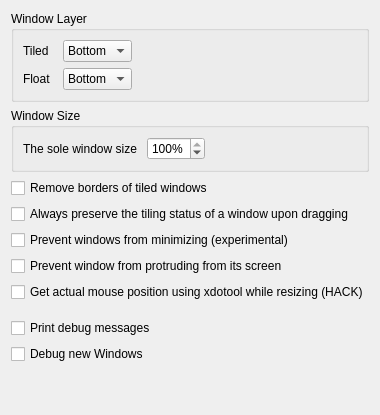
     <widget class="QWidget" name="optionsTab">
      <attribute name="title">
       <string>Options</string>
      </attribute>
      <layout class="QVBoxLayout" name="verticalLayout">
       <item>
        <widget class="QGroupBox" name="GB_windowLayer">
         <property name="title">
          <string>Window Layer</string>
         </property>
         <layout class="QGridLayout" name="gridLayout_9">
          <item row="0" column="0" alignment="Qt::AlignmentFlag::AlignLeft">
           <widget class="QLabel" name="label_13">
            <property name="text">
             <string>Tiled</string>
            </property>
           </widget>
          </item>
          <item row="0" column="1">
           <widget class="QComboBox" name="kcfg_tiledWindowsLayer">
            <item>
             <property name="text">
              <string>Bottom</string>
             </property>
            </item>
            <item>
             <property name="text">
              <string>Normal</string>
             </property>
            </item>
            <item>
             <property name="text">
              <string>Above</string>
             </property>
            </item>
           </widget>
          </item>
          <item row="0" column="2">
           <spacer name="horizontalSpacer_2">
            <property name="orientation">
             <enum>Qt::Orientation::Horizontal</enum>
            </property>
            <property name="sizeHint" stdset="0">
             <size>
              <width>40</width>
              <height>20</height>
             </size>
            </property>
           </spacer>
          </item>
          <item row="1" column="0">
           <widget class="QLabel" name="label_14">
            <property name="text">
             <string>Float  </string>
            </property>
           </widget>
          </item>
          <item row="1" column="1">
           <widget class="QComboBox" name="kcfg_floatedWindowsLayer">
            <item>
             <property name="text">
              <string>Bottom</string>
             </property>
            </item>
            <item>
             <property name="text">
              <string>Normal</string>
             </property>
            </item>
            <item>
             <property name="text">
              <string>Above</string>
             </property>
            </item>
           </widget>
          </item>
         </layout>
        </widget>
       </item>
       <item>
        <widget class="QGroupBox" name="groupBox_12">
         <property name="title">
          <string>Window Size</string>
         </property>
         <layout class="QGridLayout" name="gridLayout_10">
          <item row="0" column="0">
           <widget class="QLabel" name="label_15">
            <property name="text">
             <string>The sole window size </string>
            </property>
           </widget>
          </item>
          <item row="0" column="1" alignment="Qt::AlignmentFlag::AlignHCenter|Qt::AlignmentFlag::AlignVCenter">
           <widget class="QSpinBox" name="kcfg_soleWindowSize">
            <property name="suffix">
             <string>%</string>
            </property>
            <property name="minimum">
             <number>1</number>
            </property>
            <property name="maximum">
             <number>100</number>
            </property>
            <property name="value">
             <number>100</number>
            </property>
           </widget>
          </item>
          <item row="0" column="2">
           <spacer name="horizontalSpacer_3">
            <property name="orientation">
             <enum>Qt::Orientation::Horizontal</enum>
            </property>
            <property name="sizeHint" stdset="0">
             <size>
              <width>40</width>
              <height>20</height>
             </size>
            </property>
           </spacer>
          </item>
         </layout>
         <zorder>kcfg_soleWindowSize</zorder>
         <zorder>label_15</zorder>
         <zorder>horizontalSpacer_3</zorder>
        </widget>
       </item>
       <item>
        <widget class="QCheckBox" name="kcfg_noTileBorder">
         <property name="toolTip">
          <string>All tiled windows will have no borders. Borders will be added back if window become float.</string>
         </property>
         <property name="text">
          <string>Remove borders of tiled windows</string>
         </property>
        </widget>
       </item>
       <item>
        <widget class="QCheckBox" name="kcfg_keepTilingOnDrag">
         <property name="text">
          <string>Always preserve the tiling status of a window upon dragging</string>
         </property>
        </widget>
       </item>
       <item>
        <widget class="QCheckBox" name="kcfg_preventMinimize">
         <property name="text">
          <string>Prevent windows from minimizing (experimental)</string>
         </property>
        </widget>
       </item>
       <item>
        <widget class="QCheckBox" name="kcfg_preventProtrusion">
         <property name="text">
          <string>Prevent window from protruding from its screen</string>
         </property>
        </widget>
       </item>
       <item>
        <widget class="QCheckBox" name="kcfg_pollMouseXdotool">
         <property name="toolTip">
          <string>&lt;html&gt;&lt;head/&gt;&lt;body&gt;&lt;p&gt;If enabled, actual mouse position will be used for certain operations. (e.g. swapping tile by dragging)&lt;/p&gt;&lt;p&gt;To use this feature, user &lt;span style=&quot; text-decoration: underline;&quot;&gt;MUST make sure &lt;/span&gt;&lt;span style=&quot; font-weight:600; font-style:italic; text-decoration: underline;&quot;&gt;xdotool &lt;/span&gt;&lt;span style=&quot; text-decoration: underline;&quot;&gt;is installed&lt;/span&gt; on the system.&lt;/p&gt;&lt;/body&gt;&lt;/html&gt;</string>
         </property>
         <property name="text">
          <string>Get actual mouse position using xdotool while resizing (HACK)</string>
         </property>
        </widget>
       </item>
       <item>
        <spacer name="debugSpacer">
         <property name="orientation">
          <enum>Qt::Orientation::Vertical</enum>
         </property>
         <property name="sizeType">
          <enum>QSizePolicy::Policy::Maximum</enum>
         </property>
         <property name="sizeHint" stdset="0">
          <size>
           <width>20</width>
           <height>10</height>
          </size>
         </property>
        </spacer>
       </item>
       <item>
        <widget class="QCheckBox" name="kcfg_debug">
         <property name="toolTip">
          <string>Use this option to debug the script or submit detailed bug report.</string>
         </property>
         <property name="text">
          <string>Print debug messages</string>
         </property>
        </widget>
       </item>
       <item>
        <widget class="QCheckBox" name="kcfg_debugActiveWin">
         <property name="toolTip">
          <string>Print debug output all new windows with params. In Kdevelop write krohnkite in filter.</string>
         </property>
         <property name="text">
          <string>Debug new Windows</string>
         </property>
        </widget>
       </item>
       <item>
        <spacer name="verticalSpacer_5">
         <property name="orientation">
          <enum>Qt::Orientation::Vertical</enum>
         </property>
         <property name="sizeHint" stdset="0">
          <size>
           <width>20</width>
           <height>40</height>
          </size>
         </property>
        </spacer>
       </item>
      </layout>
     </widget>
